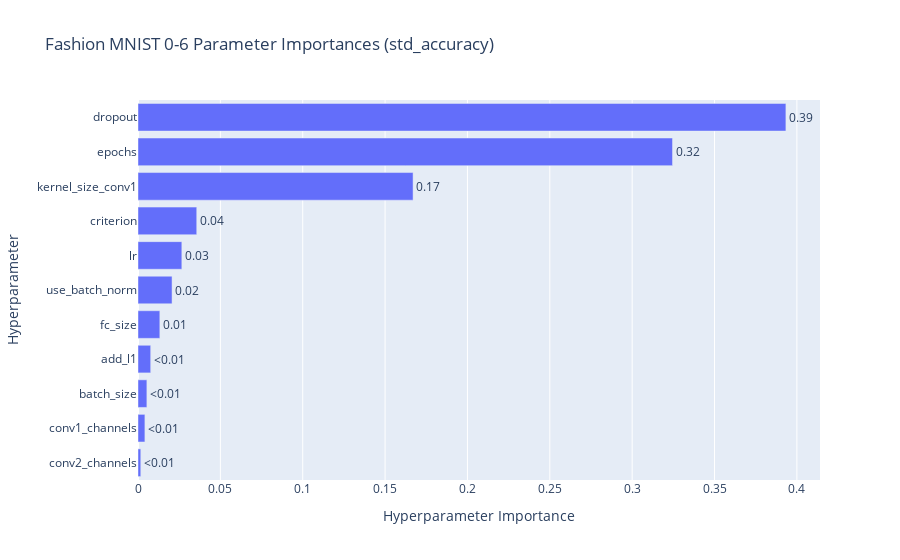
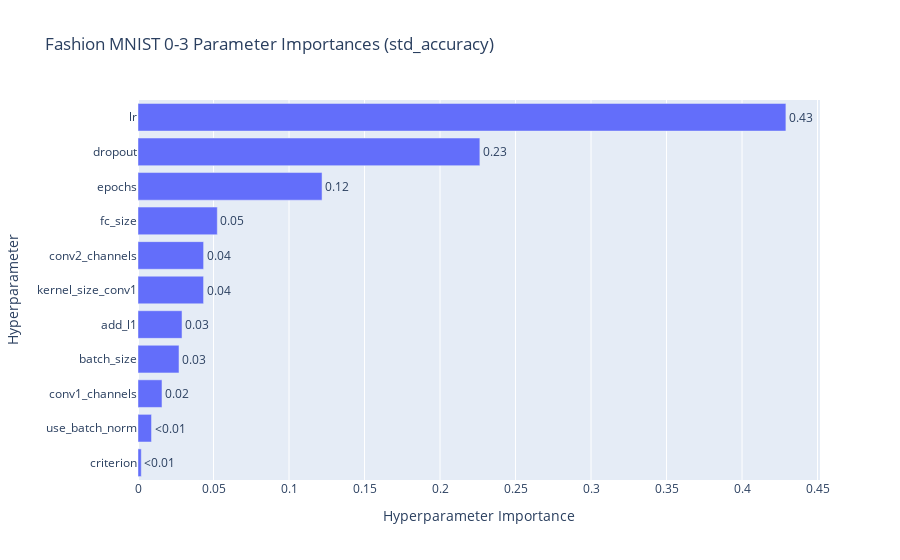
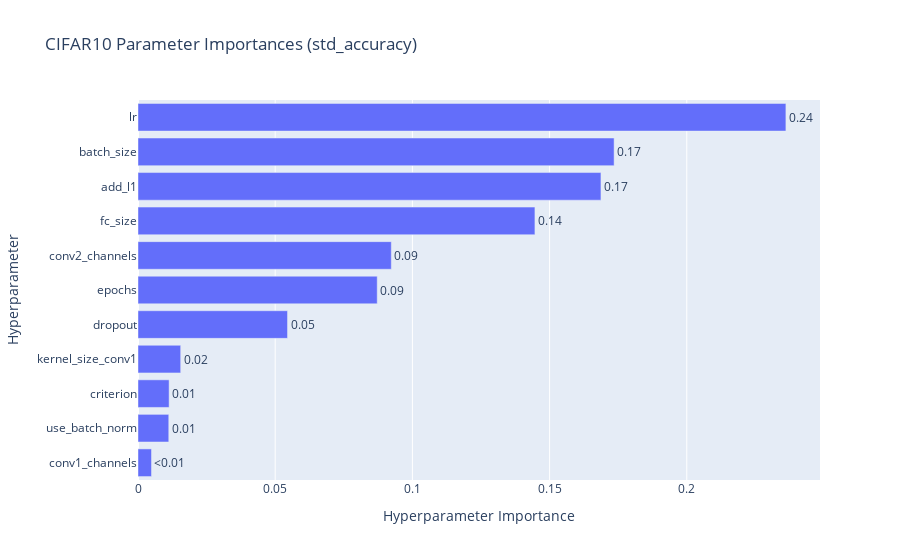

Write notebook code for charts like these, in order.
### Markdown cell above
study_cifar10 = optuna.load_study(study_name='CIFAR10', storage='sqlite:///cnn_hyperparameter_tuning.db')
study_minist_03 = optuna.load_study(study_name='fashion_mnist_0_3_with_t_matrix', storage='sqlite:///cnn_hyperparameter_tuning.db')
study_minist_06 = optuna.load_study(study_name='fashion_mnist_0_6_with_t_matrix', storage='sqlite:///cnn_hyperparameter_tuning.db')

### Code cell
from optuna.importance import get_param_importances
import optuna.visualization as vis

fig_minist_06 = vis.plot_param_importances(study=study_minist_06, target=lambda t: t.user_attrs['std_accuracy'], target_name='std_accuracy')
fig_minist_06.update_layout(title_text="Fashion MNIST 0-6 Parameter Importances (std_accuracy)")
fig_minist_06.show()

fig_minist_03 = vis.plot_param_importances(study=study_minist_03, target=lambda t: t.user_attrs['std_accuracy'], target_name='std_accuracy')
fig_minist_03.update_layout(title_text="Fashion MNIST 0-3 Parameter Importances (std_accuracy)")
fig_minist_03.show()

fig_cifar = vis.plot_param_importances(study=study_cifar10, target=lambda t: t.user_attrs['std_accuracy'], target_name='std_accuracy')
fig_cifar.update_layout(title_text="CIFAR10 Parameter Importances (std_accuracy)")
fig_cifar.show()

### Figure 1 — Plotly figure (JSON) as saved in the notebook; plotly's stock layout.template omitted (floating-point values rounded to 4 significant figures)
{"data": [{"cliponaxis": false, "hovertemplate": ["conv2_channels (CategoricalDistribution): 0.0016870275324374136<extra></extra>", "conv1_channels (CategoricalDistribution): 0.004186242627965718<extra></extra>", "batch_size (CategoricalDistribution): 0.005388793087959108<extra></extra>", "add_l1 (CategoricalDistribution): 0.007704952517044671<extra></extra>", "fc_size (CategoricalDistribution): 0.013257716456524469<extra></extra>", "use_batch_norm (CategoricalDistribution): 0.02066954598538226<extra></extra>", "lr (FloatDistribution): 0.026614813020677315<extra></extra>", "criterion (CategoricalDistribution): 0.03565936288837359<extra></extra>", "kernel_size_conv1 (CategoricalDistribution): 0.1669956337620958<extra></extra>", "epochs (IntDistribution): 0.32450522445583796<extra></extra>", "dropout (FloatDistribution): 0.3933306876657016<extra></extra>"], "name": "std_accuracy", "orientation": "h", "text": ["<0.01", "<0.01", "<0.01", "<0.01", "0.01", "0.02", "0.03", "0.04", "0.17", "0.32", "0.39"], "textposition": "outside", "type": "bar", "x": [0.001687, 0.004186, 0.005389, 0.007705, 0.01326, 0.02067, 0.02661, 0.03566, 0.167, 0.3245, 0.3933], "y": ["conv2_channels", "conv1_channels", "batch_size", "add_l1", "fc_size", "use_batch_norm", "lr", "criterion", "kernel_size_conv1", "epochs", "dropout"]}], "layout": {"title": {"text": "Fashion MNIST 0-6 Parameter Importances (std_accuracy)"}, "xaxis": {"title": {"text": "Hyperparameter Importance"}}, "yaxis": {"title": {"text": "Hyperparameter"}}}}

### Figure 2 — Plotly figure (JSON) as saved in the notebook; plotly's stock layout.template omitted (floating-point values rounded to 4 significant figures)
{"data": [{"cliponaxis": false, "hovertemplate": ["criterion (CategoricalDistribution): 0.0021646708615456803<extra></extra>", "use_batch_norm (CategoricalDistribution): 0.008955871169031392<extra></extra>", "conv1_channels (CategoricalDistribution): 0.01588006477235431<extra></extra>", "batch_size (CategoricalDistribution): 0.02714276138637555<extra></extra>", "add_l1 (CategoricalDistribution): 0.02915857619167174<extra></extra>", "kernel_size_conv1 (CategoricalDistribution): 0.04341969001696955<extra></extra>", "conv2_channels (CategoricalDistribution): 0.04344973340796043<extra></extra>", "fc_size (CategoricalDistribution): 0.052509966657356466<extra></extra>", "epochs (IntDistribution): 0.12188224966612188<extra></extra>", "dropout (FloatDistribution): 0.22639176117635826<extra></extra>", "lr (FloatDistribution): 0.42904465469425485<extra></extra>"], "name": "std_accuracy", "orientation": "h", "text": ["<0.01", "<0.01", "0.02", "0.03", "0.03", "0.04", "0.04", "0.05", "0.12", "0.23", "0.43"], "textposition": "outside", "type": "bar", "x": [0.002165, 0.008956, 0.01588, 0.02714, 0.02916, 0.04342, 0.04345, 0.05251, 0.1219, 0.2264, 0.429], "y": ["criterion", "use_batch_norm", "conv1_channels", "batch_size", "add_l1", "kernel_size_conv1", "conv2_channels", "fc_size", "epochs", "dropout", "lr"]}], "layout": {"title": {"text": "Fashion MNIST 0-3 Parameter Importances (std_accuracy)"}, "xaxis": {"title": {"text": "Hyperparameter Importance"}}, "yaxis": {"title": {"text": "Hyperparameter"}}}}

### Figure 3 — Plotly figure (JSON) as saved in the notebook; plotly's stock layout.template omitted (floating-point values rounded to 4 significant figures)
{"data": [{"cliponaxis": false, "hovertemplate": ["conv1_channels (CategoricalDistribution): 0.004914734505293609<extra></extra>", "use_batch_norm (CategoricalDistribution): 0.011212413873593858<extra></extra>", "criterion (CategoricalDistribution): 0.011340704104323442<extra></extra>", "kernel_size_conv1 (CategoricalDistribution): 0.01555571568934538<extra></extra>", "dropout (FloatDistribution): 0.054489488985176714<extra></extra>", "epochs (IntDistribution): 0.08718094994826019<extra></extra>", "conv2_channels (CategoricalDistribution): 0.09231001742831803<extra></extra>", "fc_size (CategoricalDistribution): 0.14465431797426537<extra></extra>", "add_l1 (CategoricalDistribution): 0.1687137086903825<extra></extra>", "batch_size (CategoricalDistribution): 0.17351044562513218<extra></extra>", "lr (FloatDistribution): 0.2361175031759088<extra></extra>"], "name": "std_accuracy", "orientation": "h", "text": ["<0.01", "0.01", "0.01", "0.02", "0.05", "0.09", "0.09", "0.14", "0.17", "0.17", "0.24"], "textposition": "outside", "type": "bar", "x": [0.004915, 0.01121, 0.01134, 0.01556, 0.05449, 0.08718, 0.09231, 0.1447, 0.1687, 0.1735, 0.2361], "y": ["conv1_channels", "use_batch_norm", "criterion", "kernel_size_conv1", "dropout", "epochs", "conv2_channels", "fc_size", "add_l1", "batch_size", "lr"]}], "layout": {"title": {"text": "CIFAR10 Parameter Importances (std_accuracy)"}, "xaxis": {"title": {"text": "Hyperparameter Importance"}}, "yaxis": {"title": {"text": "Hyperparameter"}}}}
